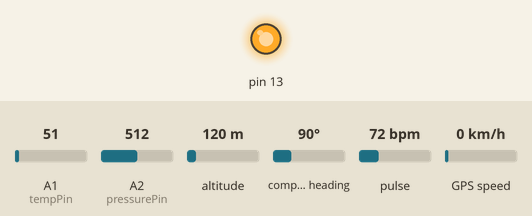
Recording of a sketch running on a simulated Arduino Uno, built with avr-gcc and run on an emulated ATmega328P. Parts: output pins drawn as LEDs (lit = HIGH). The test bench sets the inputs (shaded band); at power-on: pulse 72 bpm, A1 (tempPin) = 51, A2 (pressurePin) = 512, altitude 120 m, compass heading 90°, GPS speed 0 km/h. The GPS gets a fix after 3 s at 37.7749, -122.4194 with 8 satellites; the modem accepts every AT command (registered, SIM ready, sends succeed) and sends nothing else; what the sketch prints to the serial monitor is not drawn.

Above: at 1.2 s.
1.3 s: pulse set to 42 bpm
At 2.1 s:
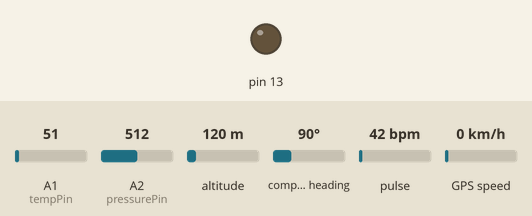
Timing chart, 0 to 4.3 s (numbered marks = the images above; inputs shaded):
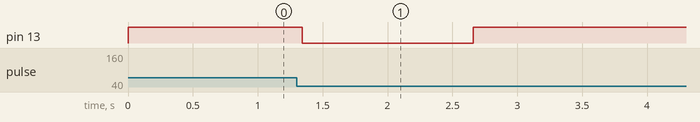

The sketch:

FINAL.ino
```cpp
#include <LiquidCrystal.h>
#include <TimerOne.h>
#include <TinyGPS.h>
#include <SoftwareSerial.h>
#define USE_ARDUINO_INTERRUPTS true
#include <PulseSensorPlayground.h>
#define DEBUG true
#include "Timer.h"
Timer t;
PulseSensorPlayground pulseSensor;
SoftwareSerial SIM900(7, 8);   // rx, tx
#define kpa2atm 0.00986923267
//LiquidCrystal lcd(13, 12, 11, 10, 9, 8);
TinyGPS gps;
int val;
int val1;
int tempPin = A1;// temperature Sensor Pin
int pressurePin = A2;//pressure sensor pin
int pressure= 0;
int HBCount = 0;
int HBCheck = 0;
int TimeinSec = 0;


const int PulseWire = 0;       // PulseSensor WIRE connected to ANALOG PIN 0
const int LED13 = 13;          //  LED to PIN 13.
int Threshold = 550;

void setup() {

  Serial.begin(9600);
  SIM900.begin(9600);
  pulseSensor.analogInput(PulseWire);
  pulseSensor.blinkOnPulse(LED13);
  pulseSensor.setThreshold(Threshold);

  if (pulseSensor.begin()) {


  }
}


void loop(){
  int a=0;


  val = analogRead(tempPin);
  float mv = (val/1024.0)*5000;
  float temp = mv/10;

  val1 = analogRead(pressurePin);
  int pkPa = (val1/(1023+0.095))/0.009;
  int pm = (kpa2atm*pkPa*760);


int myBPM = pulseSensor.getBeatsPerMinute();  // returns BPM as an "int".

if (pulseSensor.sawStartOfBeat()) {
 SIM900.println("Device Active!");
 if(myBPM>0)
    a=1;
 SIM900.print("BPM: ");
 SIM900.println(myBPM);                        // Print the value  of myBPM.
}
  delay(20);

  bool newData = false;
  unsigned long chars;
  unsigned short sentences, failed;


    Serial.print(myBPM);
    Serial.print("?");
    Serial.print(pm);
    Serial.print("?");
    Serial.print(temp);
    delay(300);


  for (unsigned long start = millis(); millis() - start < 1000;)
  {
    while (Serial.available())
    {
      char c = Serial.read();

      if (gps.encode(c))
        newData = true;
    }
  }
  if (newData && a==1)
  {
    if(myBPM<60 || myBPM>110 || pm<80 || temp<36 ||temp>37.2 || pm>120){
    float flat, flon;
    unsigned long age;
    gps.f_get_position(&flat, &flon, &age);
    SIM900.print("AT+CMGF=1\r"); //command to send sms on gsm module getting auto executed
    delay(200);


    SIM900.println("AT + CMGS = \"+91 02133 219300\"");// hospitals sms hotline mobile number with country code
    delay(100);
    SIM900.print("-------------------SMS Alert--------------------");
    SIM900.print(" Latitude = ");
    SIM900.print(flat == TinyGPS::GPS_INVALID_F_ANGLE ? 0.0 : flat, 6);
    SIM900.print("  Longitude = ");
    SIM900.print(flon == TinyGPS::GPS_INVALID_F_ANGLE ? 0.0 : flon, 6);
    SIM900.print("\n   HB per Min  : ");
    SIM900.print(myBPM);
    SIM900.print("\n   Blood Pressure : ");
    SIM900.print(pm);
    SIM900.print("\n   Body temperature : ");
    SIM900.print(temp);
    delay(200);
    SIM900.println((char)26); //end of sms
    delay(200);
    SIM900.println();
    }

  }


}
```

Measured:
- after the input at 1.3 s, pin 13: HIGH → LOW at once, → HIGH 1.3 s later
